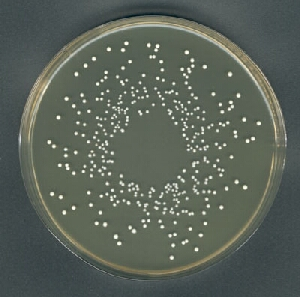
#> input picture image.jpg, 300 x 297 px
$ python a1.py --image ../image.jpg   (Python 2 division)
#> lines starting #> are read from the running program, lines starting #| are printed output that depends on the picture; after the words box and inside, x2 and y2 are one past the last pixel; in counts of white or black regions, pixels touching at a corner belong together
import sys
sys.path.insert(0, '..')
from helpers import *
import cv2
import numpy as np
import argparse

# construct the argument parser and parse the arguments
ap = argparse.ArgumentParser()
ap.add_argument("-i", "--image", required = True, help = "Path to the image")
args = vars(ap.parse_args())

#loaded image
image=cv2.imread(args["image"])
#> image is the input picture: shape (297, 300, 3); mean B, G, R 89, 98.2, 90.1
image=image[:,:,:]
output=image.copy()
gray=cv2.cvtColor(image,cv2.COLOR_BGR2GRAY)
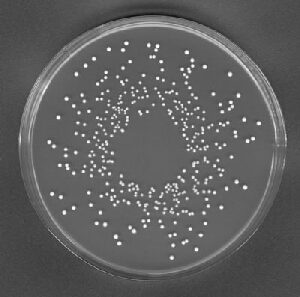
#> gray: shape (297, 300); min 13, max 254, mean 94.7
#cv2.imshow("",gray)
k_size=(11,11)
gray=cv2.GaussianBlur(gray,k_size,0)
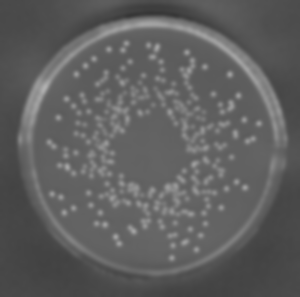
#> gray: shape (297, 300); min 54, max 176, mean 94.7

gray=cv2.Canny(gray,120,40)
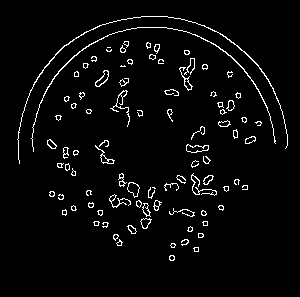
#> gray: shape (297, 300); 3.7% white in thin lines or dots, all inside (x1, y1, x2, y2) = (17, 16, 288, 261)
cv2.imshow(" ",gray)


circles = cv2.HoughCircles(gray,cv2.HOUGH_GRADIENT, 8, 5,minRadius=5,maxRadius=22 )
#> circles = [[140, 44, 17], [124, 212, 17], [196, 164, 17], [204, 204, 17], [172, 196, 17], [172, 76, 17], [164, 44, 17], [188, 228, 17], [108, 44, 17], [108, 180, 17], [188, 204, 17], [268, 140, 17]]
circles1 = cv2.HoughCircles(gray,cv2.HOUGH_GRADIENT, 2.5, 5,minRadius=5,maxRadius=22 )
#> circles1 = None
circles2 = cv2.HoughCircles(gray,cv2.HOUGH_GRADIENT, 6, 5,minRadius=5,maxRadius=22 )
#> circles2 = [[195, 195, 18.2], [195, 171, 18.2], [141, 45, 18.2], [111, 69, 18.2], [129, 45, 18.2], [195, 75, 11.6], [183, 225, 18.2], [39, 117, 18.2], [237, 117, 18.2], [129, 195, 11.6], [111, 57, 18.2]]
#print np.shape(circles)[1]
#> (the run stopped early here; a loop or call above may not have finished)
